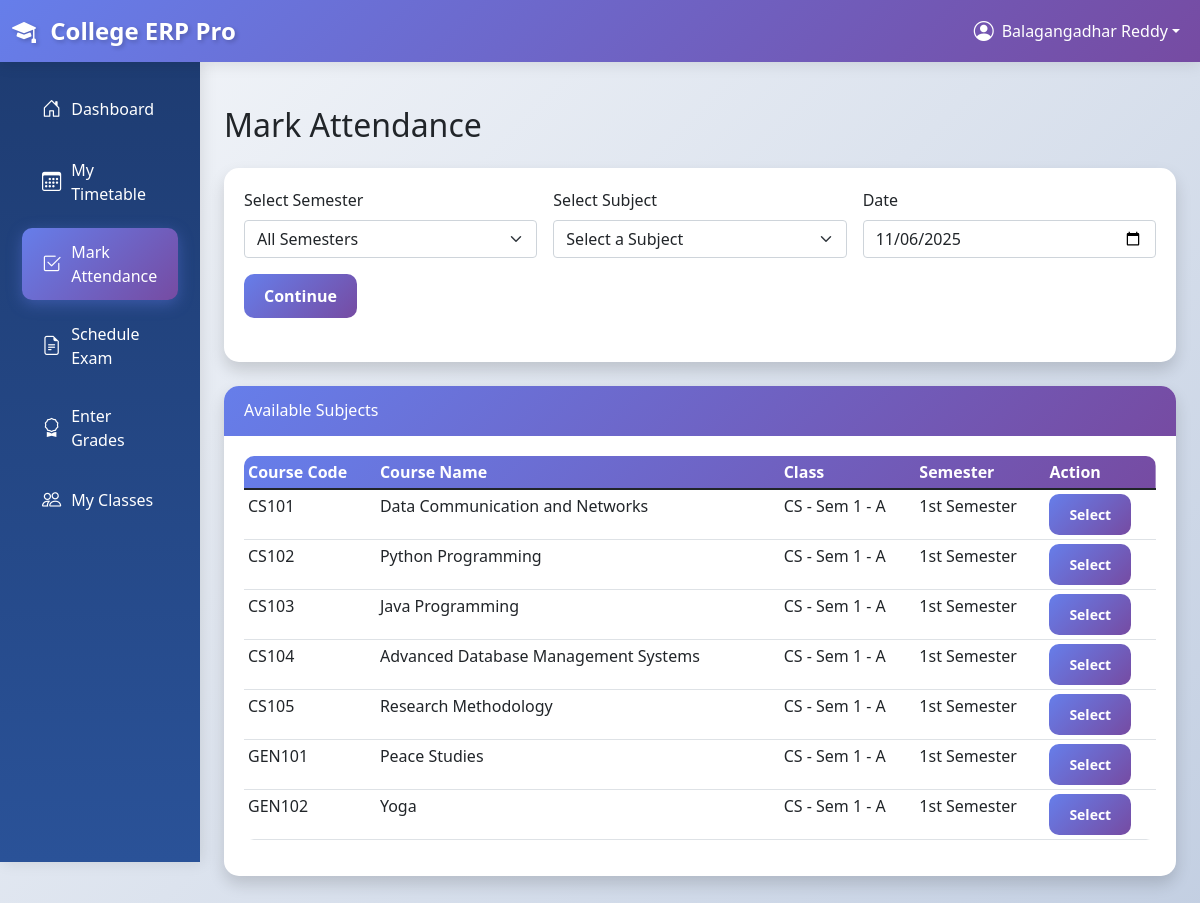
The page /teachers/attendance/ (signed in) on the database its author committed.
### accounts/models.py (models this page shows, shortened)
class User(AbstractUser):
    USER_TYPE_CHOICES = (
        ('student', 'Student'),
        ('teacher', 'Teacher'),
        ('admin', 'Administrator'),
    )
    user_type = models.CharField(max_length=10, choices=USER_TYPE_CHOICES)
    phone_regex = RegexValidator(
        regex=r'^\+?1?\d{9,15}$',
        message="Phone number must be entered in the format: '+999999999'. Up to 15 digits allowed."
    )
    phone_number = models.CharField(validators=[phone_regex], max_length=17, blank=True)
    address = models.TextField(blank=True)
    date_of_birth = models.DateField(null=True, blank=True)
    profile_picture = models.ImageField(upload_to='profile_pics/', null=True, blank=True)
    created_at = models.DateTimeField(auto_now_add=True)
    updated_at = models.DateTimeField(auto_now=True)
    @property
    def is_student(self):
        return self.user_type == 'student'
    @property
    def is_teacher(self):
        return self.user_type == 'teacher'
    @property
    def is_admin(self):
        return self.user_type == 'admin'

### academics/models.py (models this page shows, shortened)
class Subject(models.Model):
    SUBJECT_TYPE_CHOICES = [
        ('TH', 'Theory'),
        ('PR', 'Practical'),
        ('TU', 'Tutorial'),
    ]
    course = models.ForeignKey(Course, on_delete=models.CASCADE)
    class_assigned = models.ForeignKey(Class, on_delete=models.CASCADE)
    teacher = models.ForeignKey(
        settings.AUTH_USER_MODEL,
        on_delete=models.SET_NULL,
        null=True,
        blank=True,
        related_name='taught_subjects'
    )
    subject_type = models.CharField(max_length=2, choices=SUBJECT_TYPE_CHOICES, default='TH')
    class Meta:
        unique_together = ['course', 'class_assigned']

class Course(models.Model):
    SEMESTER_CHOICES = [
        (1, '1st Semester'),
        (2, '2nd Semester'),
        (3, '3rd Semester'),
        (4, '4th Semester'),
        (5, '5th Semester'),
        (6, '6th Semester'),
        (7, '7th Semester'),
        (8, '8th Semester'),
    ]
    name = models.CharField(max_length=100)
    code = models.CharField(max_length=20, unique=True)
    department = models.ForeignKey(Department, on_delete=models.CASCADE)
    semester = models.IntegerField(choices=SEMESTER_CHOICES)
    credits = models.IntegerField(validators=[MinValueValidator(1), MaxValueValidator(6)])
    description = models.TextField(blank=True)
    syllabus = models.FileField(upload_to='syllabi/', null=True, blank=True)
    created_at = models.DateTimeField(auto_now_add=True)

class Class(models.Model):
    name = models.CharField(max_length=50)
    department = models.ForeignKey(Department, on_delete=models.CASCADE)
    semester = models.IntegerField(choices=Course.SEMESTER_CHOICES)
    section = models.CharField(max_length=10, default='A')
    academic_year = models.CharField(max_length=9)  # e.g., "2023-2024"
    class_teacher = models.ForeignKey(
        settings.AUTH_USER_MODEL,
        on_delete=models.SET_NULL,
        null=True,
        blank=True,
        related_name='managed_classes'
    )
    max_strength = models.IntegerField(default=60)
    class Meta:
        unique_together = ['department', 'semester', 'section', 'academic_year']
        verbose_name_plural = 'Classes'
    def __str__(self):
        return f"{self.department.code} - Sem {self.semester} - {self.section}"

class Department(models.Model):
    name = models.CharField(max_length=100)
    code = models.CharField(max_length=10, unique=True)
    head = models.ForeignKey(
        settings.AUTH_USER_MODEL,
        on_delete=models.SET_NULL,
        null=True,
        blank=True,
        related_name='headed_departments'
    )
    description = models.TextField(blank=True)
    created_at = models.DateTimeField(auto_now_add=True)

### teachers/views.py (the view)
# urls.py: path('attendance/', views.attendance_select, name='attendance'),
@login_required
def attendance_select(request):
    if not request.user.is_teacher:
        messages.error(request, "Access denied.")
        return redirect('accounts:login')
    selected_semester = request.GET.get('semester')
    selected_subject_id = request.GET.get('subject')
    selected_date = request.GET.get('date') or timezone.now().date().isoformat()
    semesters = Course.SEMESTER_CHOICES
    subjects = Subject.objects.filter(teacher=request.user).select_related(
        'course', 'course__department', 'class_assigned'
    ).order_by('course__semester', 'course__department__code', 'course__code')
    if selected_semester:
        subjects = subjects.filter(course__semester=int(selected_semester))
    selected_subject = None
    students = []
    if selected_subject_id:
        selected_subject = get_object_or_404(subjects, id=selected_subject_id)
        students = Student.objects.filter(
            student_class=selected_subject.class_assigned
        ).select_related('user').order_by('roll_number')
    context = {
        'semesters': semesters,
        'selected_semester': selected_semester,
        'subjects': subjects,
        'selected_subject': selected_subject,
        'students': students,
        'selected_date': selected_date,
    }
    return render(request, 'teachers/attendance_select.html', context)

### templates/teachers/attendance_select.html (shortened to what this page needs)
{% extends 'base.html' %}
{% block content %}
<div class="py-4">
    <h1 class="h2 mb-4">Mark Attendance</h1>
    <div class="card shadow mb-4">
        <div class="card-body">
            <form method="get" action="{% url 'teachers:attendance' %}" class="mb-4">
                <div class="row g-3">
                    <div class="col-md-4">
                        <label for="semester" class="form-label">Select Semester</label>
                        <select name="semester" id="semester" class="form-select" onchange="this.form.submit()">
                            <option value="">All Semesters</option>
                        </select>
                    </div>
                    <div class="col-md-4">
                        <label for="subject" class="form-label">Select Subject</label>
                        <select name="subject" id="subject" class="form-select">
                            <option value="">Select a Subject</option>
                        </select>
                    </div>
                    <div class="col-md-4">
                        <label for="date" class="form-label">Date</label>
                        <input type="date" name="date" id="date" class="form-control" value="{{ selected_date }}">
                    </div>
                </div>
                <div class="mt-3">
                    <button type="submit" class="btn btn-primary">Continue</button>
                </div>
            </form>
        </div>
    </div>
    {% if subjects %}
        <div class="card shadow">
            <div class="card-header">
                <h6 class="mb-0">Available Subjects{% if selected_semester %} (Semester {{ selected_semester }}){% endif %}</h6>
            </div>
            <div class="card-body">
                <div class="table-responsive">
                    <table class="table table-sm">
                        <thead>
                            <tr>
                                <th>Course Code</th>
                                <th>Course Name</th>
                                <th>Class</th>
                                <th>Semester</th>
                                <th>Action</th>
                            </tr>
                        </thead>
                        <tbody>
                            {% for subject in subjects %}
                                <tr>
                                    <td>{{ subject.course.code }}</td>
                                    <td>{{ subject.course.name }}</td>
                                    <td>{{ subject.class_assigned }}</td>
                                    <td>{{ subject.course.get_semester_display }}</td>
                                    <td>
                                        <a href="{% url 'teachers:attendance' %}?semester={{ subject.course.semester }}&subject={{ subject.id }}&date={{ selected_date }}" class="btn btn-sm btn-primary">
                                            Select
                                        </a>
                                    </td>
                                </tr>
                            {% endfor %}
                        </tbody>
                    </table>
                </div>
            </div>
        </div>
    {% endif %}
</div>
{% endblock %}

### templates/base.html (shortened to what this page needs)
<!DOCTYPE html>
<html lang="en">
<head>
    <link href="https://cdn.jsdelivr.net/npm/bootstrap@5.1.3/dist/css/bootstrap.min.css" rel="stylesheet">
    <link rel="stylesheet" href="https://cdn.jsdelivr.net/npm/bootstrap-icons@1.7.2/font/bootstrap-icons.css">
    {% load static %}
    <link rel="stylesheet" href="{% static 'css/custom-animations.css' %}">
</head>
<body>
    <nav class="navbar navbar-expand-lg navbar-dark bg-primary sticky-top">
        <div class="container-fluid">
            <a class="navbar-brand" href="{% url 'accounts:dashboard' %}">
                <i class="bi bi-mortarboard-fill"></i> College ERP Pro
            </a>
            {% if user.is_authenticated %}
                <div class="navbar-nav ms-auto">
                    <div class="nav-item dropdown">
                        <a class="nav-link dropdown-toggle text-white d-flex align-items-center"
                           href="#"
                           id="navbarDropdown"
                           role="button"
                           data-bs-toggle="dropdown"
                           aria-expanded="false">
                            <i class="bi bi-person-circle fs-5 me-2"></i>
                            <span class="d-none d-md-inline">{{ user.get_full_name|default:user.username }}</span>
                        </a>
                    </div>
                </div>
            {% endif %}
        </div>
    </nav>
    <div class="container-fluid">
        <div class="row">
            {% if user.is_authenticated %}
                <nav id="sidebarMenu" class="col-md-3 col-lg-2 d-md-block sidebar collapse">
                    <div class="position-sticky pt-3">
                        <ul class="nav flex-column">
                            <li class="nav-item">
                                <a class="nav-link" href="{% url 'accounts:dashboard' %}">
                                    <i class="bi bi-house-door"></i> Dashboard
                                </a>
                            </li>
                            {% if user.is_student %}
                                <li class="nav-item">
                                    <a class="nav-link" href="{% url 'students:timetable' %}">
                                        <i class="bi bi-calendar3"></i> Timetable
                                    </a>
                                </li>
                                <li class="nav-item">
                                    <a class="nav-link" href="{% url 'students:attendance' %}">
                                        <i class="bi bi-check2-square"></i> Attendance
                                    </a>
                                </li>
                                <li class="nav-item">
                                    <a class="nav-link" href="{% url 'students:exams' %}">
                                        <i class="bi bi-file-earmark-text"></i> Exams
                                    </a>
                                </li>
                                <li class="nav-item">
                                    <a class="nav-link" href="{% url 'students:results' %}">
                                        <i class="bi bi-trophy"></i> Results
                                    </a>
                                </li>
                                <li class="nav-item">
                                    <a class="nav-link" href="{% url 'students:fees' %}">
                                        <i class="bi bi-credit-card"></i> Fees
                                    </a>
                                </li>
                                <li class="nav-item">
                                    <a class="nav-link" href="{% url 'students:notifications' %}">
                                        <i class="bi bi-bell"></i> Notifications
                                    </a>
                                </li>
                            {% elif user.is_teacher %}
                                <li class="nav-item">
                                    <a class="nav-link" href="{% url 'teachers:timetable' %}">
                                        <i class="bi bi-calendar3"></i> My Timetable
                                    </a>
                                </li>
                                <li class="nav-item">
                                    <a class="nav-link" href="{% url 'teachers:attendance' %}">
                                        <i class="bi bi-check2-square"></i> Mark Attendance
                                    </a>
                                </li>
                                <li class="nav-item">
                                    <a class="nav-link" href="{% url 'teachers:exam_select' %}">
                                        <i class="bi bi-file-earmark-text"></i> Schedule Exam
                                    </a>
                                </li>
                                <li class="nav-item">
                                    <a class="nav-link" href="{% url 'teachers:enter_grades' %}">
                                        <i class="bi bi-award"></i> Enter Grades
                                    </a>
                                </li>
                                <li class="nav-item">
                                    <a class="nav-link" href="{% url 'teachers:my_classes' %}">
                                        <i class="bi bi-people"></i> My Classes
                                    </a>
                                </li>
                            {% endif %}
                        </ul>
                    </div>
                </nav>
            {% endif %}
            <main class="col-md-9 ms-sm-auto col-lg-10 px-md-4 main-content">
                {% block content %}
                {% endblock %}
            </main>
        </div>
    </div>
</body>
</html>

### rows shown on the page
User: get_full_name "Balagangadhar Reddy"
Subject: course.code "CS101", course.name "Data Communication and Networks", class_assigned "CS - Sem 1 - A", course.semester "1st Semester"
Subject: course.code "CS102", course.name "Python Programming", class_assigned "CS - Sem 1 - A", course.semester "1st Semester"
Subject: course.code "CS103", course.name "Java Programming", class_assigned "CS - Sem 1 - A", course.semester "1st Semester"
Subject: course.code "CS104", course.name "Advanced Database Management Systems", class_assigned "CS - Sem 1 - A", course.semester "1st Semester"
Subject: course.code "CS105", course.name "Research Methodology", class_assigned "CS - Sem 1 - A", course.semester "1st Semester"
Subject: course.code "GEN101", course.name "Peace Studies", class_assigned "CS - Sem 1 - A", course.semester "1st Semester"
Subject: course.code "GEN102", course.name "Yoga", class_assigned "CS - Sem 1 - A", course.semester "1st Semester"
